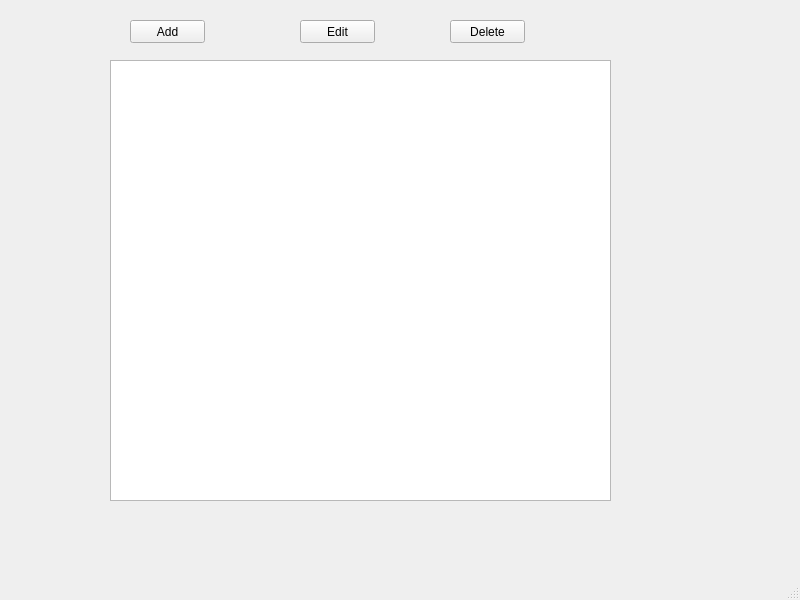
<?xml version="1.0" encoding="UTF-8"?>
<ui version="4.0">
 <class>MainWindow</class>
 <widget class="QMainWindow" name="MainWindow">
  <property name="geometry">
   <rect>
    <x>0</x>
    <y>0</y>
    <width>800</width>
    <height>600</height>
   </rect>
  </property>
  <property name="windowTitle">
   <string>MainWindow</string>
  </property>
  <widget class="QWidget" name="centralwidget">
   <widget class="QListWidget" name="test">
    <property name="geometry">
     <rect>
      <x>110</x>
      <y>60</y>
      <width>501</width>
      <height>441</height>
     </rect>
    </property>
   </widget>
   <widget class="QPushButton" name="btnAddDialog">
    <property name="geometry">
     <rect>
      <x>130</x>
      <y>20</y>
      <width>75</width>
      <height>23</height>
     </rect>
    </property>
    <property name="text">
     <string>Add</string>
    </property>
   </widget>
   <widget class="QPushButton" name="btnEditDialog">
    <property name="geometry">
     <rect>
      <x>300</x>
      <y>20</y>
      <width>75</width>
      <height>23</height>
     </rect>
    </property>
    <property name="text">
     <string>Edit</string>
    </property>
   </widget>
   <widget class="QPushButton" name="btnDelete">
    <property name="geometry">
     <rect>
      <x>450</x>
      <y>20</y>
      <width>75</width>
      <height>23</height>
     </rect>
    </property>
    <property name="text">
     <string>Delete</string>
    </property>
   </widget>
  </widget>
  <widget class="QStatusBar" name="statusbar"/>
 </widget>
 <resources/>
 <connections/>
</ui>
